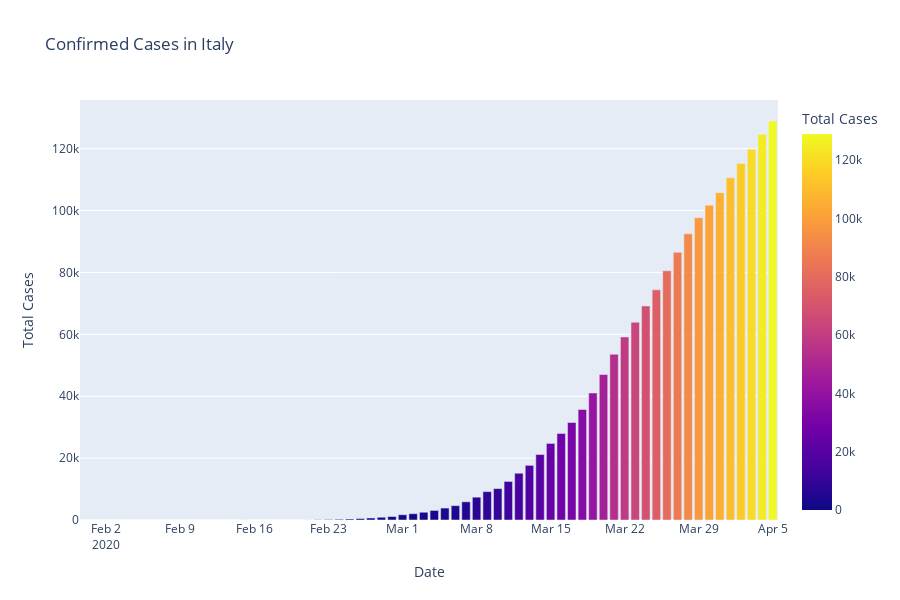

The code cell stored with this chart in its notebook:
### Code cell
import plotly.express as px

fig = px.bar(df2, x="Date", y="Total Cases", color="Total Cases", height=600,
             title='Confirmed Cases in Italy')
fig.show()
